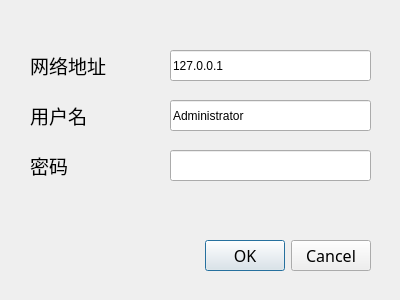
<?xml version="1.0" encoding="UTF-8"?>
<ui version="4.0">
 <class>startUI</class>
 <widget class="QDialog" name="startUI">
  <property name="geometry">
   <rect>
    <x>0</x>
    <y>0</y>
    <width>400</width>
    <height>300</height>
   </rect>
  </property>
  <property name="windowTitle">
   <string>Dialog</string>
  </property>
  <widget class="QDialogButtonBox" name="buttonBox">
   <property name="geometry">
    <rect>
     <x>30</x>
     <y>240</y>
     <width>341</width>
     <height>32</height>
    </rect>
   </property>
   <property name="font">
    <font>
     <family>黑体</family>
     <pointsize>12</pointsize>
    </font>
   </property>
   <property name="orientation">
    <enum>Qt::Horizontal</enum>
   </property>
   <property name="standardButtons">
    <set>QDialogButtonBox::Cancel|QDialogButtonBox::Ok</set>
   </property>
  </widget>
  <widget class="QLabel" name="addressLabel">
   <property name="geometry">
    <rect>
     <x>30</x>
     <y>50</y>
     <width>101</width>
     <height>31</height>
    </rect>
   </property>
   <property name="font">
    <font>
     <family>黑体</family>
     <pointsize>14</pointsize>
    </font>
   </property>
   <property name="text">
    <string>网络地址</string>
   </property>
  </widget>
  <widget class="QLabel" name="usernameLabel">
   <property name="geometry">
    <rect>
     <x>30</x>
     <y>100</y>
     <width>101</width>
     <height>31</height>
    </rect>
   </property>
   <property name="font">
    <font>
     <family>黑体</family>
     <pointsize>14</pointsize>
    </font>
   </property>
   <property name="text">
    <string>用户名</string>
   </property>
  </widget>
  <widget class="QLabel" name="passwordLabel">
   <property name="geometry">
    <rect>
     <x>30</x>
     <y>150</y>
     <width>101</width>
     <height>31</height>
    </rect>
   </property>
   <property name="font">
    <font>
     <family>黑体</family>
     <pointsize>14</pointsize>
    </font>
   </property>
   <property name="text">
    <string>密码</string>
   </property>
  </widget>
  <widget class="QLineEdit" name="addressEdit">
   <property name="geometry">
    <rect>
     <x>170</x>
     <y>50</y>
     <width>201</width>
     <height>31</height>
    </rect>
   </property>
   <property name="text">
    <string>127.0.0.1</string>
   </property>
  </widget>
  <widget class="QLineEdit" name="usernameEdit">
   <property name="geometry">
    <rect>
     <x>170</x>
     <y>100</y>
     <width>201</width>
     <height>31</height>
    </rect>
   </property>
   <property name="text">
    <string>Administrator</string>
   </property>
  </widget>
  <widget class="QLineEdit" name="passwordEdit">
   <property name="geometry">
    <rect>
     <x>170</x>
     <y>150</y>
     <width>201</width>
     <height>31</height>
    </rect>
   </property>
  </widget>
 </widget>
 <resources/>
 <connections>
  <connection>
   <sender>buttonBox</sender>
   <signal>accepted()</signal>
   <receiver>startUI</receiver>
   <slot>accept()</slot>
   <hints>
    <hint type="sourcelabel">
     <x>248</x>
     <y>254</y>
    </hint>
    <hint type="destinationlabel">
     <x>157</x>
     <y>274</y>
    </hint>
   </hints>
  </connection>
  <connection>
   <sender>buttonBox</sender>
   <signal>rejected()</signal>
   <receiver>startUI</receiver>
   <slot>reject()</slot>
   <hints>
    <hint type="sourcelabel">
     <x>316</x>
     <y>260</y>
    </hint>
    <hint type="destinationlabel">
     <x>286</x>
     <y>274</y>
    </hint>
   </hints>
  </connection>
 </connections>
</ui>
